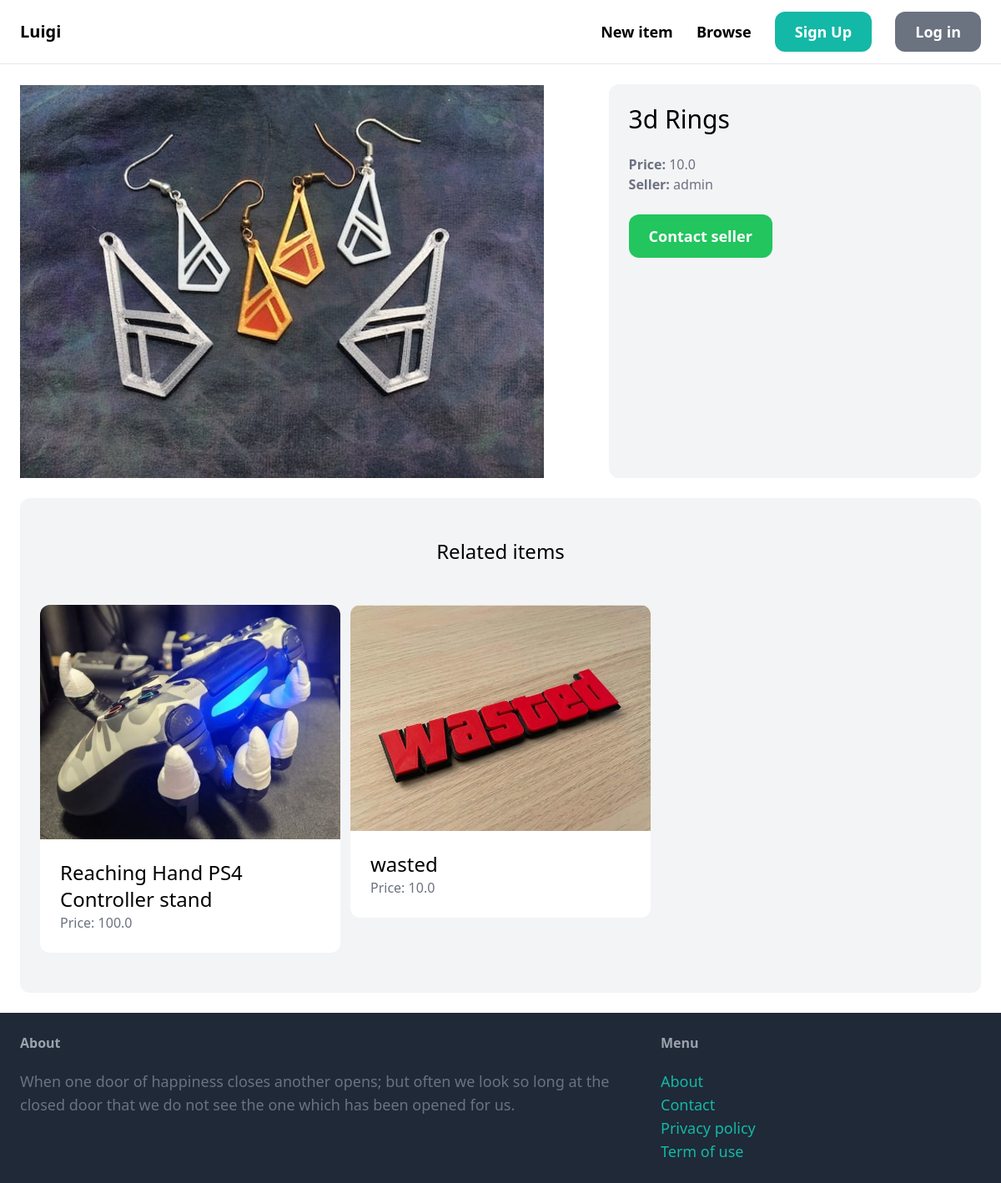
Page /items/1/ on the committed database.
### item/models.py (models this page shows, shortened)
class Item(models.Model):
    category = models.ForeignKey(Category, related_name="items" , on_delete= models.CASCADE , default= None)
    name = models.CharField(max_length=255)
    description = models.TextField(blank= True , null= True ,)
    price = models.FloatField( default=0.00)
    image = models.ImageField(upload_to= "item_images" , blank=True , null= True)
    is_sold = models.BooleanField(default= False)
    created_at = models.DateField(auto_now= True )
    created_by = models.ForeignKey(User, related_name= 'Items' , on_delete=models.CASCADE , default= None)
    class Meta:
        ordering= ('name',)

### item/views.py (the view)
# urls.py: path('<int:pk>/', views.detail, name='detail'),
def detail(request , pk):
    item = get_object_or_404(Item , pk=pk)
    related_items = Item.objects.filter(category=item.category , is_sold= False).exclude(pk=pk)[0:5]
    return render(request , 'item/detail.html' , {
        'item' : item,
        'related_items' : related_items,
    })

### item/templates/item/detail.html (shortened to what this page needs)
{% extends "core/base.html" %}
{% block content %}
<div class = 'grid grid-cols-5 gap-6'>
    <div class = 'col-span-3'>
        <img src = {{ item.image.url }}>
    </div>
    <div class = 'col-span-2 p-6 bg-gray-100 rounded-xl'>
        <h1 class = 'mb-6 text-3xl'>{{ item.name }}</h1>
        <p class = 'text-gray-500' ><strong>Price:</strong> {{item.price}}</p>
        <p class = 'text-gray-500' ><strong>Seller:</strong> {{item.created_by}}</p>
        {% if request.user == item.created_by %}
            <div class = 'mt-6 p-6 bg-white rounded-xl' >
                <p>This is your item!</p>
                <a href='{% url "item:delete" item.id %}' class = 'inline-block mt-6 px-6 py-3 text-lg font-semibold bg-red-500 text-white rounded-xl '>Delete</a>
                <a href='{% url "item:edit" item.id %}' class = 'inline-block mt-6 px-6 py-3 text-lg font-semibold bg-green-500 text-white rounded-xl '>Edit</a>
            </div>
        {% else %}
            <a href='{% url "conversation:new" item.id %}' class = 'inline-block mt-6 px-6 py-3 text-lg font-semibold bg-green-500 text-white rounded-xl hover:bg-green-700'>Contact seller</a>
        {% endif %}
    </div>
</div>
<div class = 'mt-6 px-6 py-12 bg-gray-100 rounded-xl'>
    <h2 class = 'mb-12 text-2xl text-center'>Related items</h2>
    <div class = 'grid grid-cols-3 gap-3'>
        {% for item in related_items %}
            <div>
                <a href= '{% url "item:detail" item.id %}'>
                    <div>
                        <img src="{{item.image.url}} " class = 'rounded-t-xl'>
                    </div>
                    <div class = 'p-6 bg-white rounded-b-xl'>
                        <h2 class = 'text-2xl'>{{ item.name }}</h2>
                        <p class = 'text-gray-500'>Price: {{ item.price}} </p>
                    </div>
                </a>
            </div>
        {% endfor %}
    </div>
</div>
{% endblock content %}

### rows in the picture
Item: image (picture), name "3d Rings", price "10.0", created_by "admin"
Item: image (picture), name "Reaching Hand PS4 Controller stand", price "100.0"
Item: image (picture), name "wasted", price "10.0"
